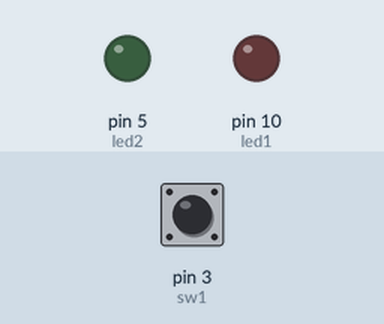
Recording of a sketch running on a simulated Arduino Uno, built with avr-gcc and run on an emulated ATmega328P. Parts: output pins drawn as LEDs (lit = HIGH). Inputs (shaded band) come from the test bench; at power-on: pin 3 (sw1) LOW.

Above: at 1.2 s.
1.3 s: pin 3 (sw1) pulled HIGH for 3.2 s
At 2.4 s:
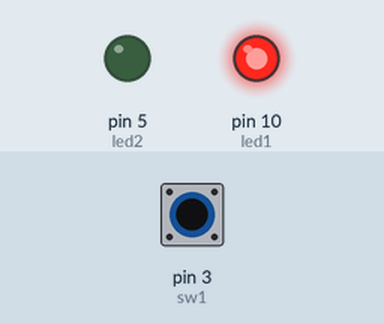
6.0 s: pin 3 (sw1) pulled HIGH for 0.15 s
At 7.2 s:
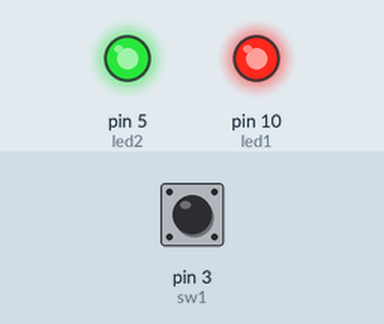
7.6 s: pin 3 (sw1) pulled HIGH for 1 s
At 8.7 s:
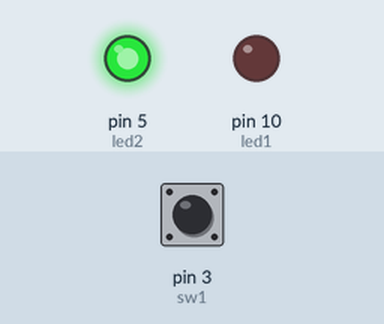
Timing chart, 0 to 10.6 s (numbered marks = the images above; inputs shaded):
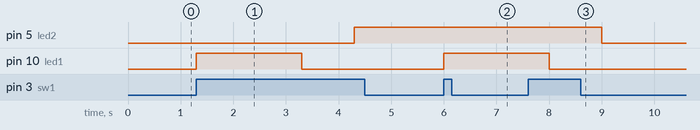

Measured:
- after the input at 1.3 s, pin 5 (led2): LOW → HIGH after 3.0 s; pin 10 (led1): LOW → HIGH at once, → LOW 2.0 s later
- after the input at 6.0 s, pin 10 (led1): LOW → HIGH at once
- after the input at 7.6 s, pin 5 (led2): HIGH → LOW after 1.4 s; pin 10 (led1): HIGH → LOW after 0.40 s

The sketch:

sketch.ino
```cpp
  int led1=10;
  int led2=5;
  int sw1=3;
  int flag=0;
void setup() {
  pinMode(led1, OUTPUT);
  pinMode(led2, OUTPUT);
  pinMode(sw1, INPUT);

  // put your setup code here, to run once:

}

void loop() {
  // put your main code here, to run repeatedly:
int push1=digitalRead(sw1);
if(push1==1 && flag==0)
{
  digitalWrite(led1, HIGH);
  delay(1000);
  digitalWrite(led2, LOW);
delay(1000);
  flag++;
}
else if (push1==1 && flag==1)
{
  digitalWrite(led1, LOW);
  delay(1000);
  digitalWrite(led2, HIGH);
  delay(1000);
  flag++;
}
else if(push1==1 && flag==2)
{
  digitalWrite(led1, HIGH);
  delay(1000);
  digitalWrite(led2, HIGH);

  delay(1000);
  flag++;
}
else if(push1==1 && flag==3)
{
  digitalWrite(led1, LOW);
  delay(1000);
  digitalWrite(led2, LOW);
  delay(1000);
  flag=0;
}

}
```
